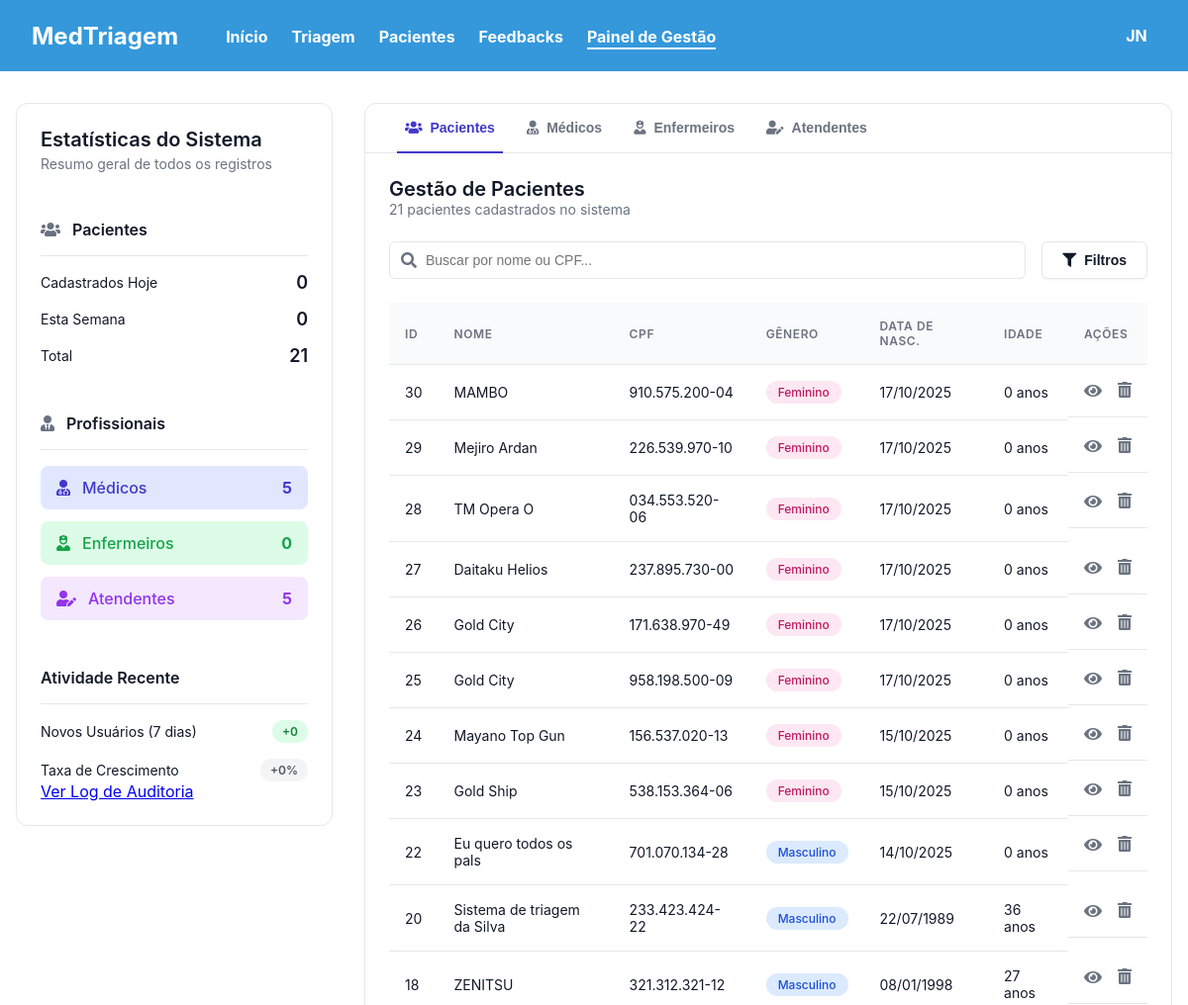
Page /master/gestao/ (signed in, upper part) on the earlier database version.
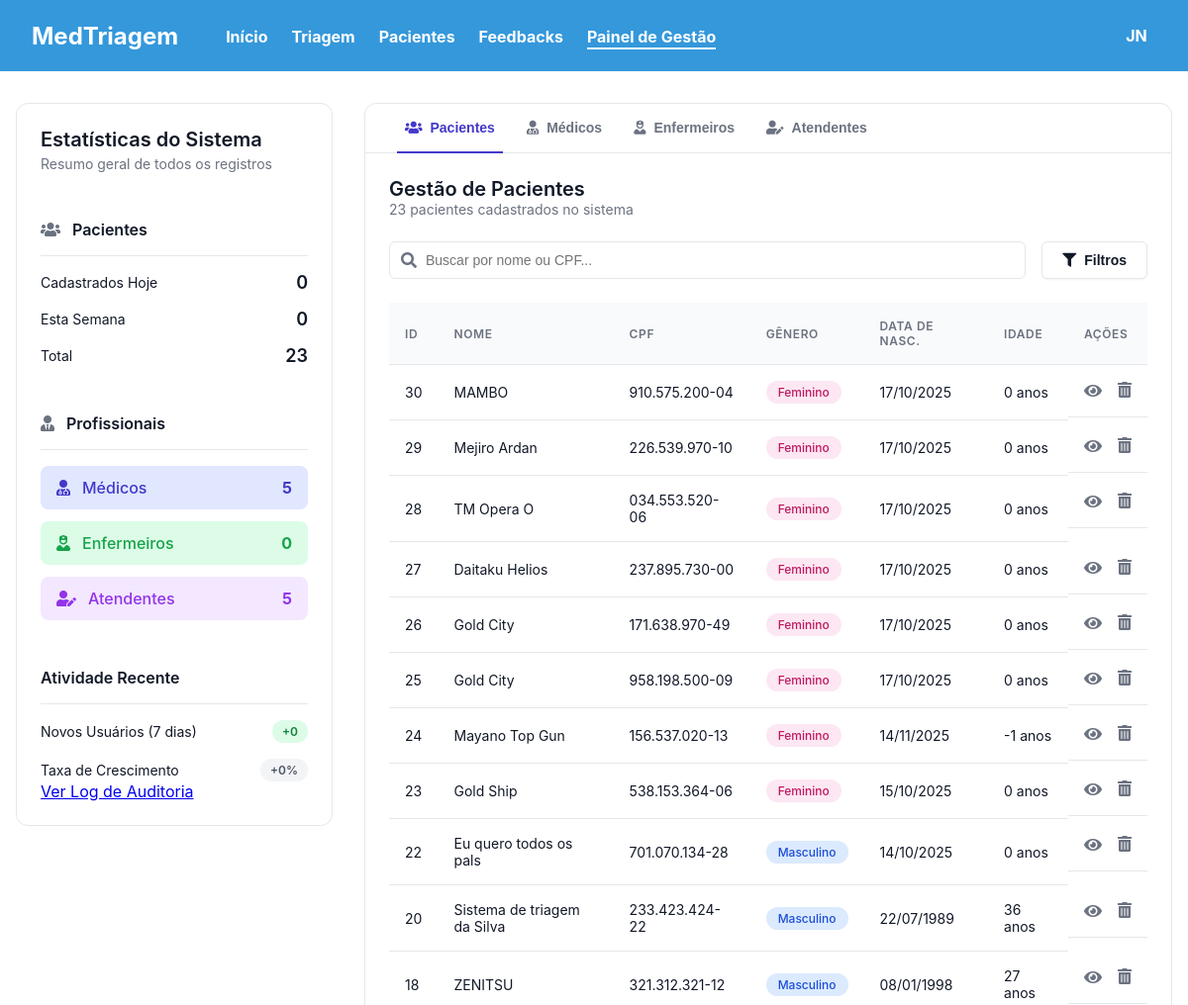
Same page on the later database version.
### triagem/models.py (models this page shows, shortened)
class Paciente(models.Model):
    unidade_saude = models.ForeignKey(UnidadeSaude, on_delete=models.CASCADE, null=True) # Campo OBRIGATÓRIO
    Sexualidade = [
        ('Masculino', 'Masculino'),
        ('Feminino', 'Feminino'),
    ]
    Convenios = [
        ('SUS', 'SUS'),
        ('Unimed', 'Unimed'),
        ('Hapvida', 'Hapvida'),
        ('Amil', 'Amil'),
        ('Bradesco Saude', 'Bradesco Saude'),
    ]
    Status = [
        ('Pendente', 'Pendente'),
        ('Aguardando', 'Aguardando'),
        ('Em atendimento', 'Em atendimento'),
        ('Concluido', 'Concluido'),
    ]
    Sintomas = [
        ('Dor_Toracica', 'Dor Torácica / Aperto no Peito'),
        ('Falta_de_Ar', 'Falta de Ar / Dificuldade para Respirar'),
        ('Alteracao_Neurologica_Grave', 'Alteração de Consciência / Convulsão / Confusão'),
        ('Sangramento_Ativo', 'Sangramento Ativo / Vômito ou Fezes com Sangue'),
        ('Febre', 'Febre / Calafrios'),
        ('Dor_de_Cabeca', 'Dor de Cabeça'),
        ('Tontura_MalEstar', 'Tontura / Fraqueza / Mal-estar Geral'),
        ('Sintomas_Respiratorios_Leves', 'Tosse / Espirros / Dor de Garganta'),
        ('Dor_Abdominal', 'Dor Abdominal / Cólica'),
        ('Sintomas_Gastrointestinais', 'Náusea / Vômito / Diarreia'),
        ('Lesao_Trauma', 'Lesão / Trauma / Queda Recente'),
        ('Dor_Locomotora', 'Dor Muscular / Articular / Lombar'),
        ('Reacao_Alergica_Pele', 'Reação Alérgica / Erupção na Pele / Inchaço'),
        ('Queixa_Urinaria', 'Queixa Urinária (Dor ao urinar / Sangue na urina)'),
        ('Outro', 'Outro'),
    ]
    Risco = [
        ('Vermelho', 'Emergência'),
        ('Laranja', 'Muito Urgente'),
        ('Amarelo', 'Urgente'),
        ('Verde', 'Pouco Urgente'),
        ('Azul', 'Não Urgente'),
    ]
    Profissionais = [
        ('Clinica Medica', 'Clinica Medica'),
        ('Ortopedia', 'Ortopedia'),
        ('Pediatria', 'Pediatria'),
        ('Cardiologia', 'Cardiologia'),
        ('Neurologia', 'Neurologia'),
    ]
    nome = models.CharField(max_length=100)
    data_nascimento = models.DateField(verbose_name="Data de Nascimento")
    sexo = models.CharField(choices=Sexualidade, max_length=50)
    cpf = models.CharField(unique=True, max_length=14)
    convenio = models.CharField(choices=Convenios, max_length=50)
    nome_responsavel = models.CharField(max_length=100, blank=True, null=True, verbose_name="Nome do Responsável")
    cpf_responsavel = models.CharField(max_length=11, blank=True, null=True, verbose_name="CPF do Responsável")
    temperatura = models.FloatField(max_length=3)
    pressao_sistolica = models.CharField(max_length=3) # Valor maior
    pressao_diastolica = models.CharField(max_length=3) # Valor menor
    pulso = models.CharField(max_length=3)
    frequenciaRespiratoria = models.CharField(max_length=3)
    saturacao = models.CharField(max_length=3)
    glicemia = models.CharField(max_length=3)
    dor = models.IntegerField(validators=[MinValueValidator(0), MaxValueValidator(10)])
    queixa = models.CharField(max_length=1000)
    inicio_sintomas = models.DateField()
    sintomas_associados = models.CharField(choices=Sintomas, max_length=50)
    observacoes = models.CharField(blank=True, null=True, max_length=1000)
    classificacao = models.CharField(choices=Risco, max_length=50,blank=True, null=True)
    justificativa = models.CharField(blank=True, null=True)
    encaminhamento = models.CharField(choices=Profissionais, max_length=50,blank=True, null=True)
    status = models.CharField(max_length=30, choices=Status, default='Pendente',blank=True, null=True)
    hora_chegada = models.DateTimeField(default=timezone.now, blank=True)
    hora_inicio_atendimento = models.DateTimeField(null=True, blank=True)
    hora_fim_atendimento = models.DateTimeField(null=True, blank=True)
    atendente = models.ForeignKey(settings.AUTH_USER_MODEL, on_delete=models.PROTECT, related_name='pacientes_criados')
    medico_responsavel = models.ForeignKey(settings.AUTH_USER_MODEL, on_delete=models.SET_NULL, related_name='pacientes_atendidos', null=True, blank=True)
    @property
    def idade(self):
        if not self.data_nascimento:
            return None # Retorna nada se a data de nascimento não estiver preenchida
        hoje = date.today()
        idade_calculada = hoje.year - self.data_nascimento.year - ((hoje.month, hoje.day) < (self.data_nascimento.month, self.data_nascimento.day))
        return idade_calculada

### triagem/decorators.py (the view)
    def _wrapped_view(request, *args, **kwargs):
        if not (request.user.is_superuser or (request.user.is_authenticated and request.user.tipo_usuario == 'ADMIN')):
            raise PermissionDenied
        return view_func(request, *args, **kwargs)

### triagem/models.py (called while the page is built)
    @property
    def registro_formatado(self):
        if self.tipo_usuario == self.TipoUsuario.MEDICO and self.crm and self.uf_registro:
            return f"CRM-{self.uf_registro} {self.crm}"
        elif self.tipo_usuario == self.TipoUsuario.TECNICO_ENFERMAGEM and self.coren and self.uf_registro:
            return f"COREN-{self.uf_registro} {self.coren}"
        return "-" # Retorna um traço se não houver registro aplicável

### triagem/templates/site/gestao.html (shortened to what the changed rows need)
{% extends 'site/headerBase.html' %}
{% load static %}
{% block styles %}
    <link rel="stylesheet" href="{% static 'front/css/gestao.css' %}?v=5">
{% endblock %}
{% block content %}
<div class="gestao-container">
    <aside class="sidebar-estatisticas">
        <div class="sidebar-section">
            <h2>Estatísticas do Sistema</h2>
        </div>
        <div class="sidebar-section">
            <ul class="stat-list">
                <li class="stat-item">
                    <span>Total</span>
                    <span class="stat-value">{{ total_pacientes }}</span>
                </li>
            </ul>
        </div>
    </aside>
    <div class="management-section">
            <div id="pacientes" class="tab-content active">
                <div class="content-header">
                    <div>
                        <h2>Gestão de Pacientes</h2>
                        <p class="subtitle">{{ total_pacientes }} pacientes cadastrados no sistema </p>
                    </div>
                </div>
                <table>
                    <thead>
                        <tr>
                            <th>ID</th>
                            <th>Nome</th>
                            <th>CPF</th>
                            <th>Gênero</th>
                            <th>Data de Nasc.</th>
                            <th>Idade</th>
                            <th>Ações</th>
                        </tr>
                    </thead>
                    <tbody>
                        {% for paciente in pacientes %}
                        <tr>
                            <td>{{ paciente.id }}</td>
                            <td>{{ paciente.nome }}</td>
                            <td>{{ paciente.cpf }}</td>
                            <td>
                                <span class="badge genero-{{ paciente.get_sexo_display|lower }}">
                                    {{ paciente.get_sexo_display }}
                                </span>
                            </td>
                            <td>{{ paciente.data_nascimento|date:"d/m/Y" }}</td>
                            <td>{{ paciente.idade }} anos</td>
                            <td class="actions">
                                <a href="{% url 'hosp:mostrar' pk=paciente.pk %}" class="action-icon" title="Ver Prontuário">
                                    <i class="fas fa-eye"></i>
                                </a>
                                <form action="{% url 'hosp:deletar' pk=paciente.pk %}" method="post" style="display: inline;" onsubmit="return confirm('Tem certeza que deseja remover o paciente \'{{ paciente.nome|addslashes }}\'?');">
                                    <button type="submit" class="action-icon-delete" title="Remover">
                                        <i class="fas fa-trash-alt"></i>
                                    </button>
                                </form>
                            </td>
                        </tr>
                        {% empty %}
                        <tr><td colspan="7">Nenhum paciente cadastrado.</td></tr>
                        {% endfor %}
                    </tbody>
                </table>
            </div>
    </div>
</div>
{% endblock %}

Differences in the rows shown:
changed Paciente "Mayano Top Gun": data_nascimento "15/10/2025" → "14/11/2025"; idade "0" → "-1"
Other differences:
{{ total_pacientes }}: "21" → "23"
